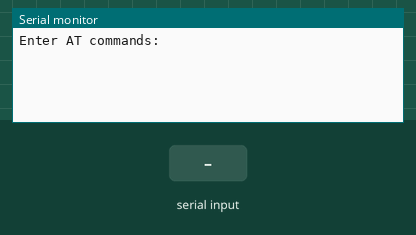
This sketch was run on a simulated Arduino Uno, built with avr-gcc and run on an emulated ATmega328P. Parts: the last lines printed to the serial monitor. The inputs (shaded band) are chosen by the test bench.

Above: at 1.2 s.
1.3 s: "1" received over the second serial link
At 2.5 s:
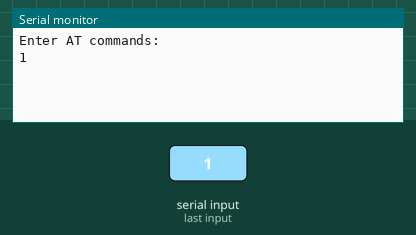
2.8 s: "0" received over the second serial link
At 3.8 s:
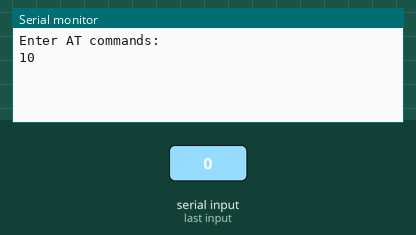

Measured:
- after the input at 1.3 s, the serial monitor: prints a new line at once (image 1)
- after the input at 2.8 s, the serial monitor: prints a new line at once (image 2)

The sketch:

athc05-uno.ino
```cpp
/*
 * HC-05 AT Mode for Arduino UNO
 * Uses SoftwareSerial for Rx/Tx
 * Pin EN in HC-05 must be on +3V3
 * Arduino Rx connected to HC-05 Tx
 * Arduino Tx connected to HC-05 Rx
 *
 * Serial Monitor: Both NL & CR
 *
 * HC-05 common commands:
 * AT             OK
 * AT+NAME?       Returns device name
 * AT+NAME=XXXX   Set device name
 * AT+VERSION?    Returns device version
 * AT+UART?       Returns device baud rate
 * AT+UART=X,X,X  Set device Baud rate, stop bit, parity bit (e.g., AT+UART=9600,1,0)
 * AT+PSWD?       Returns device password
 * AT+PSWD=XXXX   Set device password
 */

#define RX 6  // RX of bluetooth module goes to 7 on board
#define TX 7  // TX of bluetooth module goes to 6 on board

#define BAUDHC06 9600
#define BAUDHC05 38400

#include <SoftwareSerial.h>
SoftwareSerial BTSerial(RX, TX);

void setup() {
  Serial.begin(9600);

  while (!Serial)
    ;

  Serial.println("Enter AT commands:");
  BTSerial.begin(BAUDHC05);
}

void loop() {
  // Keep reading from HC-05 and send to Arduino
  // Serial Monitor
  if (BTSerial.available()) {
    Serial.write(BTSerial.read());
  }

  // Keep reading from Arduino Serial Monitor
  //  and send to HC-05
  if (Serial.available()) {
    BTSerial.write(Serial.read());
  }
}
```
